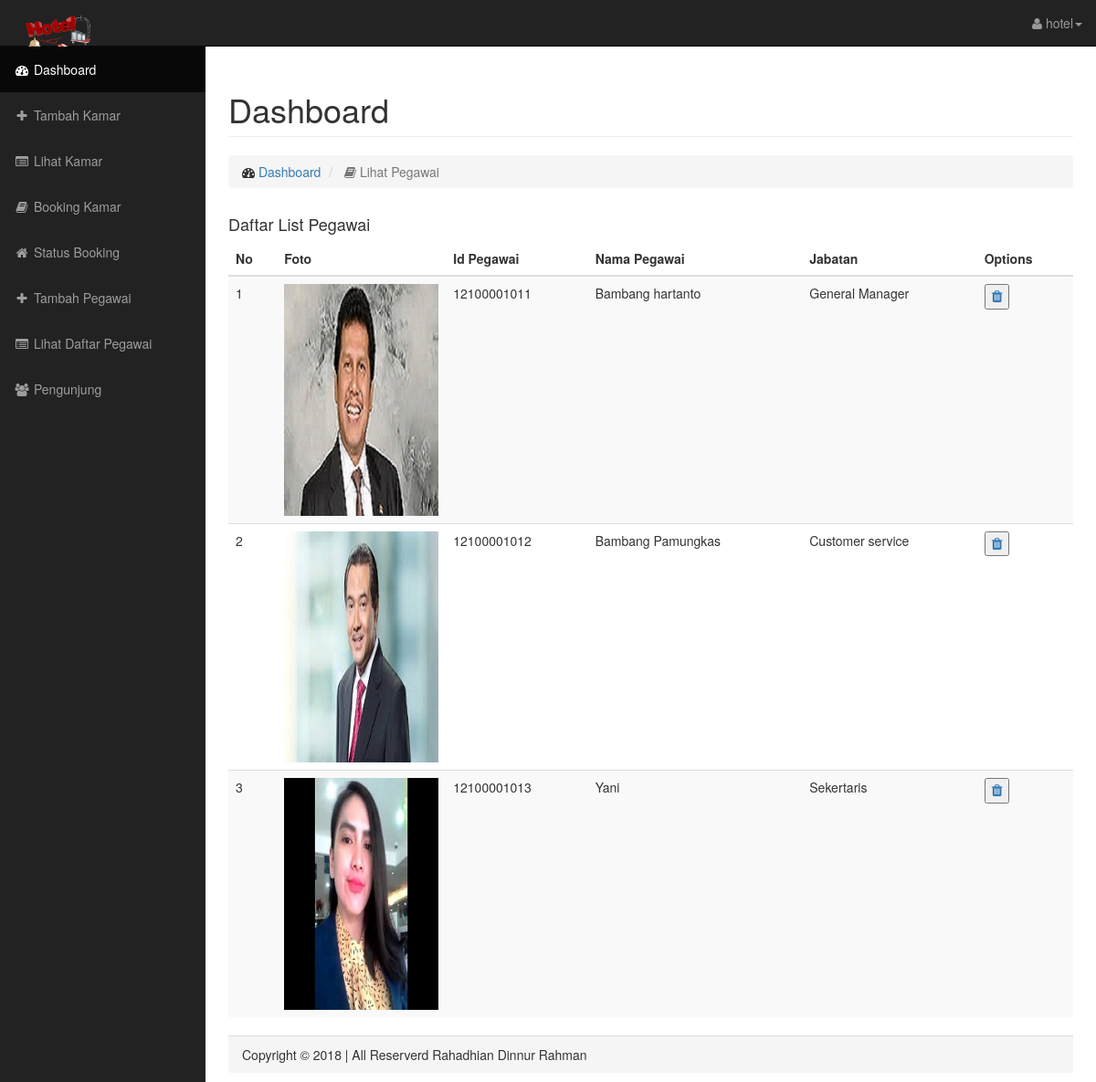
Page /administrator/pegawai_lihat.php (signed in) on the committed database.
### tables this page shows
CREATE TABLE IF NOT EXISTS `tb_pegawai` (
  `id_pegawai` varchar(13) NOT NULL,
  `gambar` text NOT NULL,
  `nama_pegawai` varchar(30) NOT NULL,
  `jabatan` varchar(20) NOT NULL
);

### administrator/pegawai_lihat.php (the view, shortened to what this page needs)
<?php
    include "login/koneksi.php";
        ?>
<!DOCTYPE html>
<html lang="en">
<head>
    <link href="css/bootstrap.min.css" rel="stylesheet">
    <link href="css/sb-admin.css" rel="stylesheet">
    <link href="css/plugins/morris.css" rel="stylesheet">
    <link href="font-awesome/css/font-awesome.min.css" rel="stylesheet" type="text/css">
</head>
<body>
    <div id="wrapper" style="background-color: white;">
        <nav class="navbar navbar-inverse navbar-fixed-top" role="navigation">
            <div class="navbar-header">
                <a class="navbar-brand" href="../index.php"><img src="../logoku.png" width="100px"></a>
            </div>
            <ul class="nav navbar-right top-nav">
                <li class="dropdown">
                    <a href="#" class="dropdown-toggle" data-toggle="dropdown"><i class="fa fa-user"></i> <?php echo $_SESSION['6LfQTxcUAAAAAH4-Boh5YZmTknrd7beQTh-Vtvr9']; ?><b class="caret"></b></a>
                </li>
            </ul>
            <div class="collapse navbar-collapse navbar-ex1-collapse">
                <ul class="nav navbar-nav side-nav">
                    <li class="active">
                        <a href="index.php"><i class="fa fa-fw fa-dashboard"></i> Dashboard</a>
                    </li>
                    <li>
                        <a href="tambah_kamar.php"><i class="fa fa-fw fa-plus"></i> Tambah Kamar</a>
                    </li>
                    <li>
                        <a href="kamar_lihat.php"><i class="fa fa-fw fa-list-alt"></i> Lihat Kamar</a>
                    </li>
                    <li>
                        <a href="terbooking.php"><i class="fa fa-fw fa-book"></i> Booking Kamar</a>
                    </li>
                    <li>
                        <a href="booking_lihat.php"><i class="fa fa-fw fa-home"></i> Status Booking</a>
                    </li>
                    <li>
                        <a href="tambah_pegawai.php"><i class="fa fa-fw fa-plus"></i> Tambah Pegawai</a>
                    </li>
                    <li>
                        <a href="pegawai_lihat.php"><i class="fa fa-fw fa-list-alt"></i> Lihat Daftar Pegawai</a>
                    </li>
                     <li>
                        <a href="pengunjung.php"><i class="fa fa-fw fa-users"></i> Pengunjung</a>
                    </li>
                </ul>
            </div>
        </nav>
        <div id="page-wrapper">
            <div class="container-fluid">
                <div class="row">
                    <div class="col-lg-12">
                        <h1 class="page-header">
                            Dashboard
                        </h1>
                        <ol class="breadcrumb">
                            <li>
                                <i class="fa fa-dashboard"></i>  <a href="index.php">Dashboard</a>
                            </li>
                            <li class="active">
                                <i class="fa fa-book"></i> Lihat Pegawai
                            </li>
                        </ol>
                    </div>
                </div>
                <div class="row">
                    <div class="col-lg-12">
                        <h4>Daftar List Pegawai</h4>
                        <div class="table-responsive">
                            <table class="table table-hover table-striped">
                                <thead>
                                    <tr>
                                        <th>No</th>
                                        <th>Foto</th>
                                        <th>Id Pegawai</th>
                                        <th>Nama Pegawai</th>
                                        <th>Jabatan</th>
                                        <th>Options</th>
                                    </tr>
                                </thead>
                                <tbody>
                                <?php
                                    $sql = "SELECT * from tb_pegawai";
                                    $querynya = $mysql->query($sql);
                                    $i=1;
                                    while ($informasi = mysqli_fetch_array($querynya)) {?>
                                    <tr>
                                        <td><?php echo $i; ?></td>
                                        <td width="20%" height="150px;"><img class="img-responsive" src="../assets/gambar/<?php echo $informasi['gambar']; ?>"></td>
                                        <td><?php echo $informasi['id_pegawai']; ?></td>
                                        <td><?php echo $informasi['nama_pegawai']; ?></td>
                                        <td><?php echo $informasi['jabatan']; ?></td>
                                        <td><a href="pegawai_hapus.php?id=<?php echo $informasi['id_pegawai']; ?>" onclick="return confirm('Apakah Anda yakin akan menghapus ini ?');"><button><b style="font-size: 15px;"><span class="fa fa-trash"></span></b></button></a></td>
                                    </tr>
                                    <?php $i=$i+1;} ?>
                                </tbody>
                            </table>
                        </div>
                    </div>
                </div>
                <div class="panel-footer">
                    <div class="footer">
                        Copyright &copy; 2018 | All Reserverd Rahadhian Dinnur Rahman
                    </div>
                </div>
            </div>
        </div>
    </div>
</body>
</html>

### administrator/css/sb-admin.css (style rules this page uses)
body { margin-top: 100px; background-color: #222; }
@media (min-width:768px) { body { margin-top: 50px; } }
#wrapper { padding-left: 0; }
#page-wrapper { width: 100%; padding: 0; background-color: #fff; }
@media (min-width:768px) { #wrapper { padding-left: 225px; } }
@media (min-width:768px) { #page-wrapper { padding: 10px; } }
.top-nav { padding: 0 15px; }
.top-nav>li { display: inline-block; float: left; }
.top-nav>li>a { padding-top: 15px; padding-bottom: 15px; line-height: 20px; color: #999; }
@media (min-width:768px) { .side-nav { position: fixed; top: 51px; left: 225px; width: 225px; margin-left: -225px; border: none; border-radius: 0; overflow-y: auto; background-color: #222; bottom: 0; overflow-x: hidden; padding-bottom: 40px; } }
@media (min-width:768px) { .side-nav>li>a { width: 225px; } }

### rows in the picture
tb_pegawai: gambar (picture), id_pegawai "12100001011", nama_pegawai "Bambang hartanto", jabatan "General Manager"
tb_pegawai: gambar (picture), id_pegawai "12100001012", nama_pegawai "Bambang Pamungkas", jabatan "Customer service"
tb_pegawai: gambar (placeholder picture), id_pegawai "12100001013", nama_pegawai "Yani", jabatan "Sekertaris"

### other values in the picture
$_SESSION['6LfQTxcUAAAAAH4-Boh5YZmTknrd7beQTh-Vtvr9'] "hotel"
